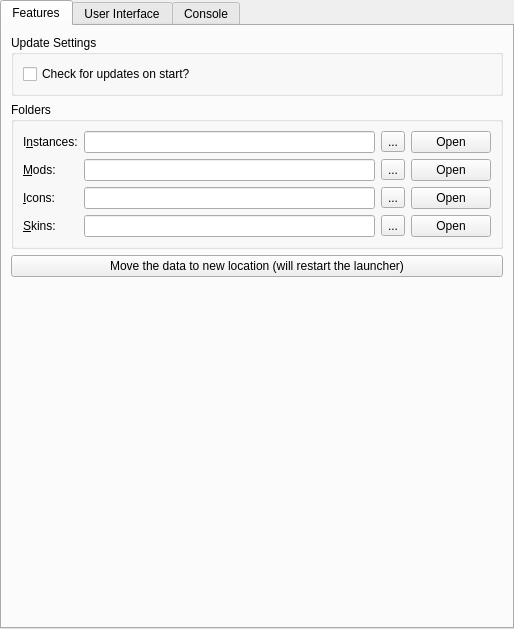
<?xml version="1.0" encoding="UTF-8"?>
<ui version="4.0">
 <class>LauncherPage</class>
 <widget class="QWidget" name="LauncherPage">
  <property name="geometry">
   <rect>
    <x>0</x>
    <y>0</y>
    <width>514</width>
    <height>629</height>
   </rect>
  </property>
  <property name="sizePolicy">
   <sizepolicy hsizetype="MinimumExpanding" vsizetype="MinimumExpanding">
    <horstretch>0</horstretch>
    <verstretch>0</verstretch>
   </sizepolicy>
  </property>
  <layout class="QVBoxLayout" name="mainLayout">
   <property name="leftMargin">
    <number>0</number>
   </property>
   <property name="topMargin">
    <number>0</number>
   </property>
   <property name="rightMargin">
    <number>0</number>
   </property>
   <property name="bottomMargin">
    <number>0</number>
   </property>
   <item>
    <widget class="QTabWidget" name="tabWidget">
     <property name="toolTip">
      <string notr="true"/>
     </property>
     <property name="tabShape">
      <enum>QTabWidget::Rounded</enum>
     </property>
     <property name="currentIndex">
      <number>0</number>
     </property>
     <widget class="QWidget" name="featuresTab">
      <attribute name="title">
       <string>Features</string>
      </attribute>
      <layout class="QVBoxLayout" name="verticalLayout_9">
       <item>
        <widget class="QGroupBox" name="updateSettingsBox">
         <property name="title">
          <string>Update Settings</string>
         </property>
         <layout class="QVBoxLayout" name="verticalLayout_7">
          <item>
           <widget class="QCheckBox" name="autoUpdateCheckBox">
            <property name="text">
             <string>Check for updates on start?</string>
            </property>
           </widget>
          </item>
         </layout>
        </widget>
       </item>
       <item>
        <widget class="QGroupBox" name="foldersBox">
         <property name="title">
          <string>Folders</string>
         </property>
         <layout class="QGridLayout" name="foldersBoxLayout">
          <item row="2" column="2">
           <widget class="QToolButton" name="iconsDirBrowseBtn">
            <property name="text">
             <string notr="true">...</string>
            </property>
           </widget>
          </item>
          <item row="2" column="1">
           <widget class="QLineEdit" name="iconsDirTextBox"/>
          </item>
          <item row="1" column="2">
           <widget class="QToolButton" name="modsDirBrowseBtn">
            <property name="text">
             <string notr="true">...</string>
            </property>
           </widget>
          </item>
          <item row="3" column="2">
           <widget class="QToolButton" name="skinsDirBrowseBtn">
            <property name="text">
             <string notr="true">...</string>
            </property>
           </widget>
          </item>
          <item row="1" column="1">
           <widget class="QLineEdit" name="modsDirTextBox"/>
          </item>
          <item row="0" column="2">
           <widget class="QToolButton" name="instDirBrowseBtn">
            <property name="text">
             <string notr="true">...</string>
            </property>
           </widget>
          </item>
          <item row="3" column="0">
           <widget class="QLabel" name="labelSkinsDir">
            <property name="text">
             <string>&amp;Skins:</string>
            </property>
            <property name="buddy">
             <cstring>skinsDirTextBox</cstring>
            </property>
           </widget>
          </item>
          <item row="1" column="0">
           <widget class="QLabel" name="labelModsDir">
            <property name="text">
             <string>&amp;Mods:</string>
            </property>
            <property name="buddy">
             <cstring>modsDirTextBox</cstring>
            </property>
           </widget>
          </item>
          <item row="3" column="1">
           <widget class="QLineEdit" name="skinsDirTextBox"/>
          </item>
          <item row="0" column="0">
           <widget class="QLabel" name="labelInstDir">
            <property name="text">
             <string>I&amp;nstances:</string>
            </property>
            <property name="buddy">
             <cstring>instDirTextBox</cstring>
            </property>
           </widget>
          </item>
          <item row="0" column="1">
           <widget class="QLineEdit" name="instDirTextBox"/>
          </item>
          <item row="2" column="0">
           <widget class="QLabel" name="labelIconsDir">
            <property name="text">
             <string>&amp;Icons:</string>
            </property>
            <property name="buddy">
             <cstring>iconsDirTextBox</cstring>
            </property>
           </widget>
          </item>
          <item row="0" column="3">
           <widget class="QPushButton" name="instDirOpenBtn">
            <property name="text">
             <string>Open</string>
            </property>
           </widget>
          </item>
          <item row="1" column="3">
           <widget class="QPushButton" name="modsDirOpenBtn">
            <property name="text">
             <string>Open</string>
            </property>
           </widget>
          </item>
          <item row="2" column="3">
           <widget class="QPushButton" name="iconsDirOpenBtn">
            <property name="text">
             <string>Open</string>
            </property>
           </widget>
          </item>
          <item row="3" column="3">
           <widget class="QPushButton" name="skinsDirOpenBtn">
            <property name="text">
             <string>Open</string>
            </property>
           </widget>
          </item>
         </layout>
        </widget>
       </item>
       <item>
        <widget class="QPushButton" name="migrateDataFolderMacBtn">
         <property name="text">
          <string>Move the data to new location (will restart the launcher)</string>
         </property>
        </widget>
       </item>
       <item>
        <spacer name="verticalSpacer_2">
         <property name="orientation">
          <enum>Qt::Vertical</enum>
         </property>
         <property name="sizeHint" stdset="0">
          <size>
           <width>0</width>
           <height>0</height>
          </size>
         </property>
        </spacer>
       </item>
      </layout>
     </widget>
     <widget class="QWidget" name="generalTab">
      <attribute name="title">
       <string>User Interface</string>
      </attribute>
      <layout class="QVBoxLayout" name="verticalLayout_6">
       <item>
        <widget class="QGroupBox" name="groupBox_3">
         <property name="title">
          <string>Launcher notifications</string>
         </property>
         <layout class="QVBoxLayout" name="verticalLayout_5">
          <item>
           <widget class="QPushButton" name="resetNotificationsBtn">
            <property name="text">
             <string>Reset hidden notifications</string>
            </property>
            <property name="checkable">
             <bool>true</bool>
            </property>
           </widget>
          </item>
         </layout>
        </widget>
       </item>
       <item>
        <widget class="QGroupBox" name="sortingModeBox">
         <property name="enabled">
          <bool>true</bool>
         </property>
         <property name="title">
          <string>Instance view sorting mode</string>
         </property>
         <layout class="QHBoxLayout" name="sortingModeBoxLayout">
          <item>
           <widget class="QRadioButton" name="sortLastLaunchedBtn">
            <property name="text">
             <string>By &amp;last launched</string>
            </property>
            <attribute name="buttonGroup">
             <string notr="true">sortingModeGroup</string>
            </attribute>
           </widget>
          </item>
          <item>
           <widget class="QRadioButton" name="sortByNameBtn">
            <property name="text">
             <string>By &amp;name</string>
            </property>
            <attribute name="buttonGroup">
             <string notr="true">sortingModeGroup</string>
            </attribute>
           </widget>
          </item>
         </layout>
        </widget>
       </item>
       <item>
        <widget class="QGroupBox" name="windowSettingsBox">
         <property name="title">
          <string>Window Options</string>
         </property>
         <layout class="QVBoxLayout" name="verticalLayout_window">
          <item>
           <widget class="QCheckBox" name="minimizeToTrayCheck">
            <property name="text">
             <string>Minimize to system tray instead of taskbar</string>
            </property>
           </widget>
          </item>
         </layout>
        </widget>
       </item>
       <item>
        <widget class="QGroupBox" name="themeBox">
         <property name="title">
          <string>Theme</string>
         </property>
         <layout class="QFormLayout" name="formLayout">
          <item row="0" column="0">
           <widget class="QLabel" name="label_3">
            <property name="text">
             <string>&amp;Icons</string>
            </property>
            <property name="buddy">
             <cstring>themeComboBox</cstring>
            </property>
           </widget>
          </item>
          <item row="0" column="1">
           <widget class="QComboBox" name="themeComboBox">
            <property name="sizePolicy">
             <sizepolicy hsizetype="Expanding" vsizetype="Fixed">
              <horstretch>0</horstretch>
              <verstretch>0</verstretch>
             </sizepolicy>
            </property>
            <property name="focusPolicy">
             <enum>Qt::StrongFocus</enum>
            </property>
            <item>
             <property name="text">
              <string>Flat</string>
             </property>
            </item>
            <item>
             <property name="text">
              <string>Colored</string>
             </property>
            </item>
            <item>
             <property name="text">
              <string>White</string>
             </property>
            </item>
           </widget>
          </item>
          <item row="1" column="1">
           <widget class="QComboBox" name="themeComboBoxColors">
            <property name="sizePolicy">
             <sizepolicy hsizetype="Expanding" vsizetype="Fixed">
              <horstretch>0</horstretch>
              <verstretch>0</verstretch>
             </sizepolicy>
            </property>
            <property name="focusPolicy">
             <enum>Qt::StrongFocus</enum>
            </property>
           </widget>
          </item>
          <item row="1" column="0">
           <widget class="QLabel" name="label_4">
            <property name="text">
             <string>Colors</string>
            </property>
            <property name="buddy">
             <cstring>themeComboBoxColors</cstring>
            </property>
           </widget>
          </item>
          <item row="2" column="0">
           <widget class="QLabel" name="label_accent">
            <property name="text">
             <string>Accent Color</string>
            </property>
            <property name="buddy">
             <cstring>accentColorButton</cstring>
            </property>
           </widget>
          </item>
          <item row="2" column="1">
           <widget class="QPushButton" name="accentColorButton">
            <property name="text">
             <string>Change Accent Color...</string>
            </property>
           </widget>
          </item>
         </layout>
        </widget>
       </item>
       <item>
        <spacer name="generalTabSpacer">
         <property name="orientation">
          <enum>Qt::Vertical</enum>
         </property>
         <property name="sizeHint" stdset="0">
          <size>
           <width>0</width>
           <height>0</height>
          </size>
         </property>
        </spacer>
       </item>
      </layout>
     </widget>
     <widget class="QWidget" name="consoleTab">
      <attribute name="title">
       <string>Console</string>
      </attribute>
      <layout class="QVBoxLayout" name="verticalLayout_2">
       <item>
        <widget class="QGroupBox" name="consoleSettingsBox">
         <property name="title">
          <string>Console Settings</string>
         </property>
         <layout class="QVBoxLayout" name="verticalLayout_3">
          <item>
           <widget class="QCheckBox" name="showConsoleCheck">
            <property name="text">
             <string>Show console while the game is running?</string>
            </property>
           </widget>
          </item>
          <item>
           <widget class="QCheckBox" name="autoCloseConsoleCheck">
            <property name="text">
             <string>Automatically close console when the game quits?</string>
            </property>
           </widget>
          </item>
          <item>
           <widget class="QCheckBox" name="showConsoleErrorCheck">
            <property name="text">
             <string>Show console when the game crashes?</string>
            </property>
           </widget>
          </item>
         </layout>
        </widget>
       </item>
       <item>
        <widget class="QGroupBox" name="groupBox_4">
         <property name="title">
          <string>History limit</string>
         </property>
         <layout class="QGridLayout" name="gridLayout_3">
          <item row="1" column="0">
           <widget class="QCheckBox" name="checkStopLogging">
            <property name="text">
             <string>Stop logging when log overflows</string>
            </property>
           </widget>
          </item>
          <item row="0" column="0">
           <widget class="QSpinBox" name="lineLimitSpinBox">
            <property name="sizePolicy">
             <sizepolicy hsizetype="Expanding" vsizetype="Fixed">
              <horstretch>0</horstretch>
              <verstretch>0</verstretch>
             </sizepolicy>
            </property>
            <property name="suffix">
             <string> lines</string>
            </property>
            <property name="minimum">
             <number>10000</number>
            </property>
            <property name="maximum">
             <number>1000000</number>
            </property>
            <property name="singleStep">
             <number>10000</number>
            </property>
            <property name="value">
             <number>100000</number>
            </property>
           </widget>
          </item>
         </layout>
        </widget>
       </item>
       <item>
        <widget class="QGroupBox" name="themeBox_2">
         <property name="sizePolicy">
          <sizepolicy hsizetype="Preferred" vsizetype="MinimumExpanding">
           <horstretch>0</horstretch>
           <verstretch>0</verstretch>
          </sizepolicy>
         </property>
         <property name="title">
          <string>Console font</string>
         </property>
         <layout class="QGridLayout" name="gridLayout_2">
          <item row="1" column="0" colspan="2">
           <widget class="QTextEdit" name="fontPreview">
            <property name="sizePolicy">
             <sizepolicy hsizetype="Expanding" vsizetype="MinimumExpanding">
              <horstretch>0</horstretch>
              <verstretch>0</verstretch>
             </sizepolicy>
            </property>
            <property name="horizontalScrollBarPolicy">
             <enum>Qt::ScrollBarAlwaysOff</enum>
            </property>
            <property name="undoRedoEnabled">
             <bool>false</bool>
            </property>
            <property name="textInteractionFlags">
             <set>Qt::TextSelectableByKeyboard|Qt::TextSelectableByMouse</set>
            </property>
           </widget>
          </item>
          <item row="0" column="0">
           <widget class="QFontComboBox" name="consoleFont">
            <property name="sizePolicy">
             <sizepolicy hsizetype="Expanding" vsizetype="Fixed">
              <horstretch>0</horstretch>
              <verstretch>0</verstretch>
             </sizepolicy>
            </property>
           </widget>
          </item>
          <item row="0" column="1">
           <widget class="QSpinBox" name="fontSizeBox">
            <property name="minimum">
             <number>5</number>
            </property>
            <property name="maximum">
             <number>16</number>
            </property>
            <property name="value">
             <number>11</number>
            </property>
           </widget>
          </item>
         </layout>
        </widget>
       </item>
      </layout>
     </widget>
    </widget>
   </item>
  </layout>
 </widget>
 <tabstops>
  <tabstop>autoUpdateCheckBox</tabstop>
  <tabstop>instDirTextBox</tabstop>
  <tabstop>instDirBrowseBtn</tabstop>
  <tabstop>instDirOpenBtn</tabstop>
  <tabstop>modsDirTextBox</tabstop>
  <tabstop>modsDirBrowseBtn</tabstop>
  <tabstop>modsDirOpenBtn</tabstop>
  <tabstop>iconsDirTextBox</tabstop>
  <tabstop>iconsDirBrowseBtn</tabstop>
  <tabstop>iconsDirOpenBtn</tabstop>
  <tabstop>skinsDirTextBox</tabstop>
  <tabstop>skinsDirBrowseBtn</tabstop>
  <tabstop>skinsDirOpenBtn</tabstop>
  <tabstop>migrateDataFolderMacBtn</tabstop>
  <tabstop>resetNotificationsBtn</tabstop>
  <tabstop>sortLastLaunchedBtn</tabstop>
  <tabstop>sortByNameBtn</tabstop>
  <tabstop>themeComboBox</tabstop>
  <tabstop>themeComboBoxColors</tabstop>
  <tabstop>showConsoleCheck</tabstop>
  <tabstop>autoCloseConsoleCheck</tabstop>
  <tabstop>showConsoleErrorCheck</tabstop>
  <tabstop>lineLimitSpinBox</tabstop>
  <tabstop>checkStopLogging</tabstop>
  <tabstop>consoleFont</tabstop>
  <tabstop>fontSizeBox</tabstop>
  <tabstop>fontPreview</tabstop>
  <tabstop>tabWidget</tabstop>
 </tabstops>
 <resources/>
 <connections/>
 <buttongroups>
  <buttongroup name="sortingModeGroup"/>
 </buttongroups>
</ui>
